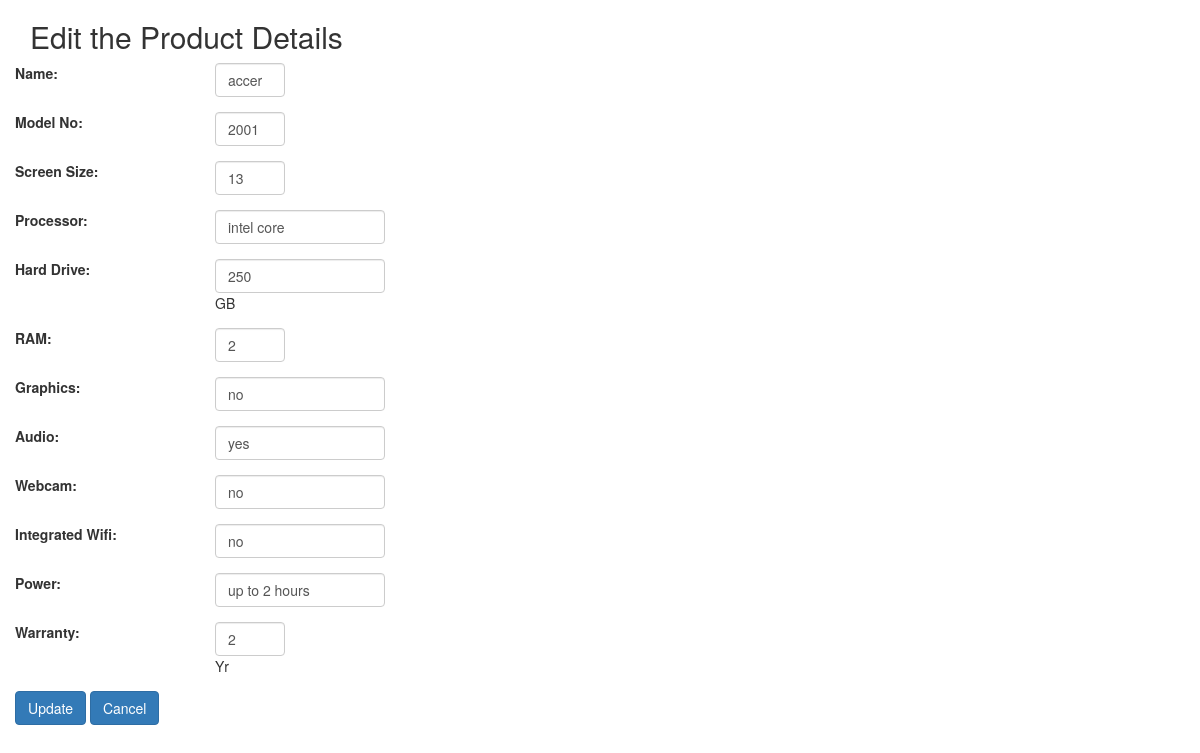
The page /edit.php?id=1 on the database its author committed.
### tables this page shows
CREATE TABLE IF NOT EXISTS `laptops` (
  `laptop_id` int(11) NOT NULL,
  `laptop_name` varchar(50) NOT NULL,
  `model_no` int(20) NOT NULL,
  `screen_size` int(20) NOT NULL,
  `processor` varchar(50) NOT NULL,
  `hard_drive` int(20) NOT NULL,
  `ram_size` int(20) NOT NULL,
  `graphics` varchar(50) NOT NULL,
  `audio` varchar(50) NOT NULL,
  `webcam` varchar(50) NOT NULL,
  `integrated_wifi` varchar(50) NOT NULL,
  `power` varchar(50) NOT NULL,
  `warranty` int(20) NOT NULL,
  `date_reg` varchar(20) NOT NULL
);

### edit.php (the view, shortened to what this page needs)
<link rel="stylesheet" href="http://maxcdn.bootstrapcdn.com/bootstrap/3.2.0/css/bootstrap.min.css">
<?php
require 'db.php';
if(isset($_POST['submit_btn'])) {
	$query = "UPDATE laptops SET laptop_name=?, model_no=?, screen_size = ?, processor = ?, hard_drive = ?, ram_size = ?,graphics = ?,audio = ?,webcam = ?, integrated_wifi = ?, power = ?, warranty = ?WHERE laptop_id=?";
	$stmt = $dbc->prepare($query);
	$stmt->bindParam(1, $_POST['lname']);
	$stmt->bindParam(2, $_POST['model']);
	$stmt->bindParam(3, $_POST['screen']);
	$stmt->bindParam(4, $_POST['processor']);
	$stmt->bindParam(5, $_POST['drive']);
	$stmt->bindParam(6, $_POST['ram']);
	$stmt->bindParam(7, $_POST['graphics']);
	$stmt->bindParam(8, $_POST['audio']);
	$stmt->bindParam(9, $_POST['webcam']);
	$stmt->bindParam(10, $_POST['wifi']);
	$stmt->bindParam(11, $_POST['power']);
	$stmt->bindParam(12, $_POST['warranty']);
	$stmt->bindParam(13, $_POST['pid']);
	if($stmt->execute()) {
		echo "<script>alert('Record updated.');location.href='index.php'</script>";
	} else {
		die('Unable to update record.');
	}
} else {
try {
$query = "SELECT * FROM laptops WHERE laptop_id=?";
$stmt = $dbc->prepare($query);
$stmt->bindParam(1, $_GET['id']);
$stmt->execute();
$row=$stmt->fetch(PDO::FETCH_ASSOC);
$lname = $row['laptop_name'];
$model = $row['model_no'];
$screen = $row['screen_size'];
$processor = $row['processor'];
$drive = $row['hard_drive'];
$ram = $row['ram_size'];
$graphics = $row['graphics'];
$audio = $row['audio'];
$webcam = $row['webcam'];
$wifi = $row['integrated_wifi'];
$power = $row['power'];
$warranty = $row['warranty'];
} catch(PDOException $e) {
	echo "Error: " . $e->getMessage();
}
?>
<html>
<body>
	<div class="container">
		<h2>Edit the Product Details</h2>
<form action="" method="POST" role = "form" class="form-horizontal">
<div class="form-group">
<div class= "form-group">
<label for= "name" class= "col-sm-2">Name:</label>
<div class= col-sm-1>
<input type="text" name="lname" value = "<?php echo $lname; ?>" id="name" class="form-control"/>
</div>
</div>
<div class= "form-group">
<label for= "model" class= "col-sm-2">Model No:</label>
<div class= col-sm-1>
<input type="number" name="model" value = "<?php echo $model; ?>" id= "model" class = "form-control"/>
</div>
</div>
<div class= "form-group">
<label for= "model" class= "col-sm-2">Screen Size:</label>
<div class= col-sm-1>
<input type="number" name="screen" value="<?php echo $screen; ?>" class = "form-control"/> </div>
</div>
<div class= "form-group">
<label for= "model" class= "col-sm-2">Processor:</label>
<div class= col-sm-2>
<input type="text" name="processor" value="<?php echo $processor; ?>" class = "form-control"/>  </div>
</div>
<div class= "form-group">
<label for= "model" class= "col-sm-2">Hard Drive:</label>
<div class= col-sm-2>
<input type="number" name="drive" value="<?php echo $drive; ?>" class = "form-control"/>GB </div>
</div>
<div class= "form-group">
<label for= "model" class= "col-sm-2">RAM:</label>
<div class= col-sm-1>
<input type="number" name="ram" value="<?php echo $ram; ?>" class = "form-control"/>
</div>
</div>
<div class= "form-group">
<label for= "model" class= "col-sm-2">Graphics:</label>
<div class= col-sm-2>
<input type="text" name="graphics" value="<?php echo $graphics; ?>" class = "form-control"/>
</div>
</div>
<div class= "form-group">
<label for= "model" class= "col-sm-2">Audio:</label>
<div class= col-sm-2>
<input type="text" name="audio" value="<?php echo $audio; ?>" class = "form-control"/>
</div>
</div>
<div class= "form-group">
<label for= "model" class= "col-sm-2">Webcam:</label>
<div class= col-sm-2>
<input type="text" name="webcam"  value="<?php echo $webcam; ?>" class = "form-control"/> </div>
</div>
<div class= "form-group">
<label for= "model" class= "col-sm-2">Integrated Wifi:</label>
<div class= col-sm-2>
<input type="text" name="wifi" value="<?php echo $wifi; ?>" class = "form-control"/>
</div>
</div>
<div class= "form-group">
<label for= "model" class= "col-sm-2">Power:</label>
<div class= col-sm-2>
<input type="text" name="power" value="<?php echo $power; ?>" class = "form-control"/> </div>
</div>
<div class= "form-group">
<label for= "model" class= "col-sm-2">Warranty:</label>
<div class= col-sm-1>
<input type="number" name="warranty" value="<?php echo $warranty; ?>" class = "form-control"/>Yr </div>
</div>
<input type="submit" name="submit_btn" class="btn btn-primary" value = "Update"/>
<input type="submit" name="cancel_btn" class="btn btn-primary" value = "Cancel"/>
</form>
</div>
</body>
<?php } ?>
</html>

### rows shown on the page
laptops: lname "accer", model "2001", screen "13", processor "intel core", drive "250", ram "2", graphics "no", audio "yes", webcam "no", wifi "no", power "up to 2 hours", warranty "2"
